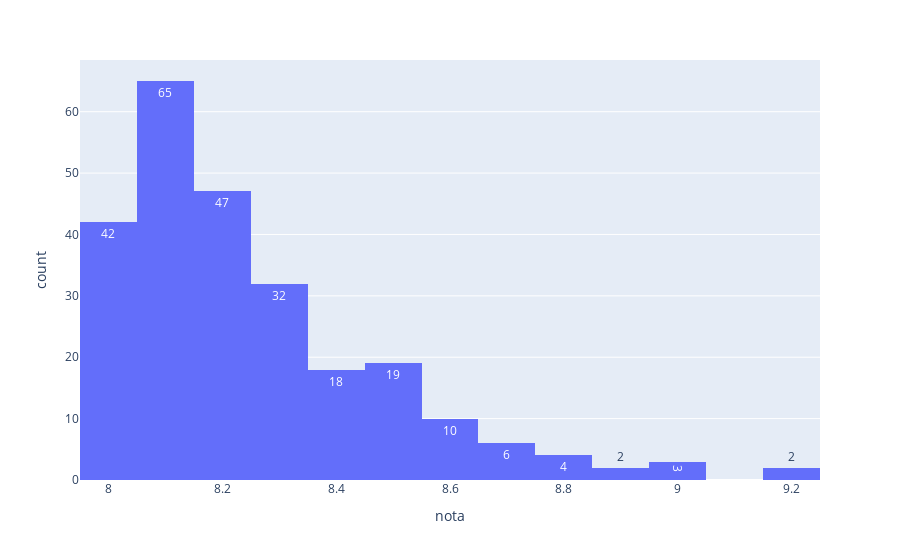

The cell this chart's notebook holds for it:
### Markdown cell above
<p>Distribuição de notas:</p>

### Code cell
fig = px.histogram(df, x='nota', text_auto=True)
fig.show()

### Figure 1 — Plotly figure (JSON) as saved in the notebook; plotly's stock layout.template omitted (floating-point values rounded to 4 significant figures; data arrays with more than 128 entries replaced by an {"elided": "..."} marker saying what was removed)
{"data": [{"alignmentgroup": "True", "bingroup": "x", "hovertemplate": "nota=%{x}<br>count=%{y}<extra></extra>", "legendgroup": "", "marker": {"color": "#636efa", "pattern": {"shape": ""}}, "name": "", "offsetgroup": "", "orientation": "v", "showlegend": false, "texttemplate": "%{value}", "type": "histogram", "x": {"elided": "250 float values"}, "xaxis": "x", "yaxis": "y"}], "layout": {"barmode": "relative", "legend": {"tracegroupgap": 0}, "margin": {"t": 60}, "xaxis": {"anchor": "y", "domain": [0, 1], "title": {"text": "nota"}}, "yaxis": {"anchor": "x", "domain": [0, 1], "title": {"text": "count"}}}}
